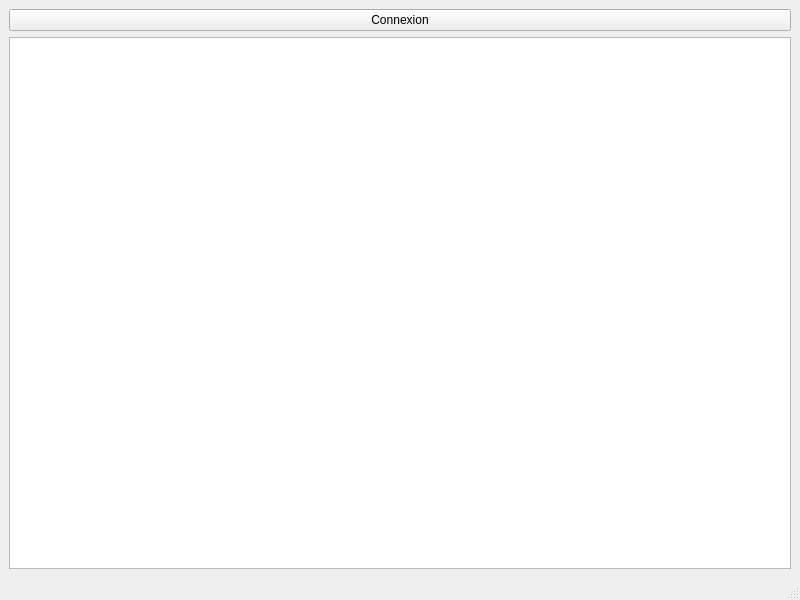
<?xml version="1.0" encoding="UTF-8"?>
<ui version="4.0">
 <class>GraphFen</class>
 <widget class="QMainWindow" name="GraphFen">
  <property name="geometry">
   <rect>
    <x>0</x>
    <y>0</y>
    <width>800</width>
    <height>600</height>
   </rect>
  </property>
  <property name="windowTitle">
   <string>MainWindow</string>
  </property>
  <widget class="QWidget" name="centralwidget">
   <layout class="QVBoxLayout" name="verticalLayout">
    <item>
     <widget class="QPushButton" name="btnConnexion">
      <property name="text">
       <string>Connexion</string>
      </property>
     </widget>
    </item>
    <item>
     <widget class="QGraphicsView" name="graphicsView"/>
    </item>
   </layout>
  </widget>
  <widget class="QMenuBar" name="menubar">
   <property name="geometry">
    <rect>
     <x>0</x>
     <y>0</y>
     <width>800</width>
     <height>21</height>
    </rect>
   </property>
  </widget>
  <widget class="QStatusBar" name="statusbar"/>
 </widget>
 <resources/>
 <connections/>
</ui>
